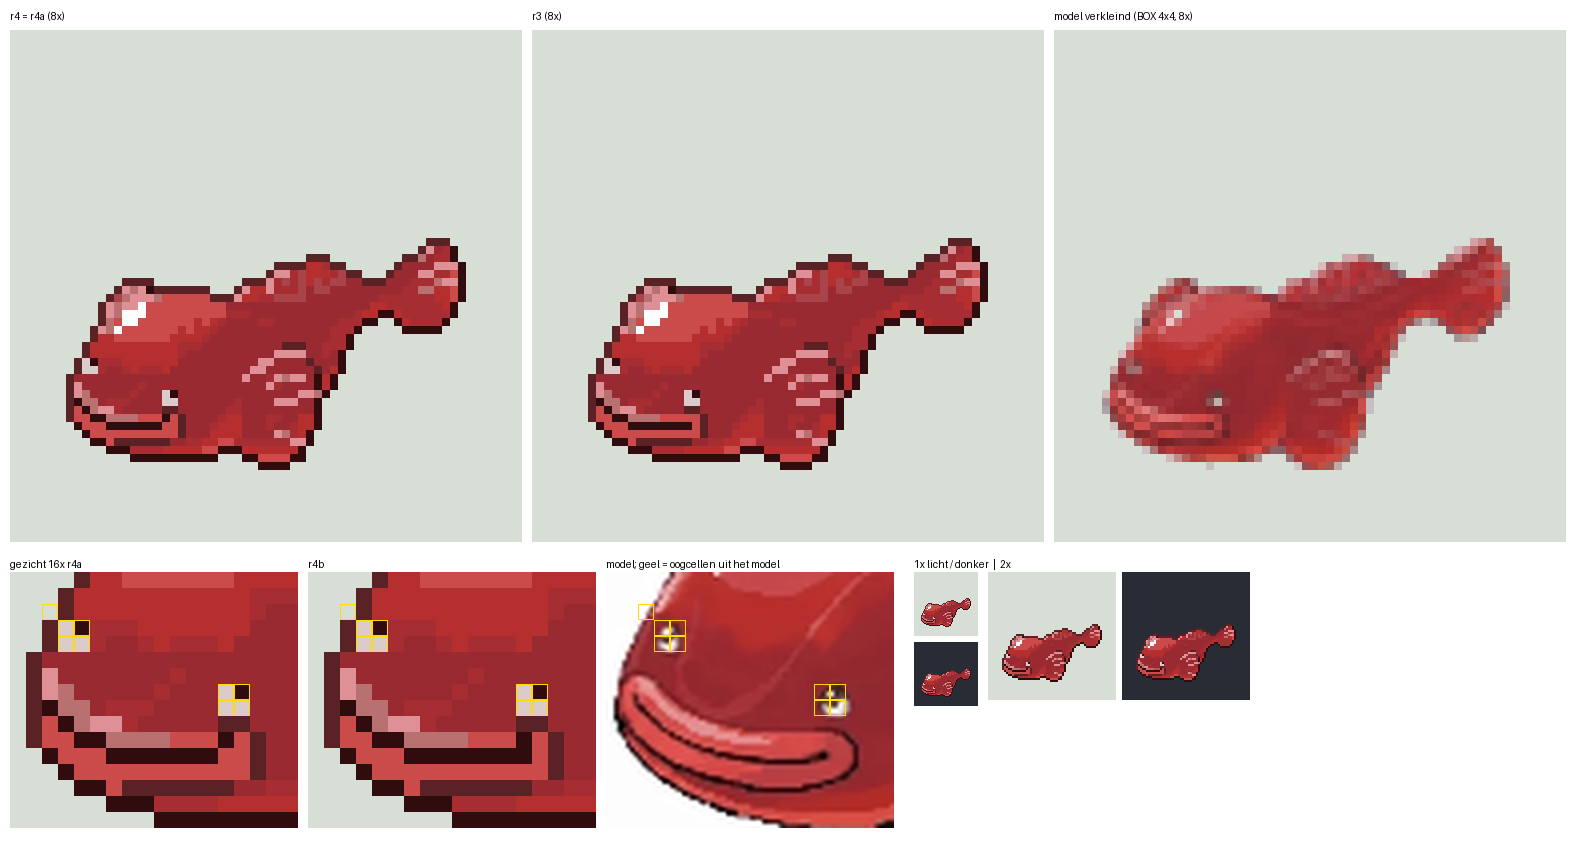

The script that saved this image:
# vel.py: r4 (=r4a) | r3 | model (BOX 4x4) op 8x; gezicht 16x r4a | r4b | model met de oogposities uit het model (kader = spritepixels
# waarin het oog van het model valt: oogwit >= 170 + pupil < 62 binnen de oogcirkel); 1x en 2x op licht/donker; lipmasker-overlay.
import numpy as np; from PIL import Image, ImageDraw
OY,OX,ymin,xmin,y0,x0=np.load('kaal_info.npz')['geo']
n=Image.open('natief.png').convert('RGB'); na=np.asarray(n).astype(int); Ln=na@[0.299,0.587,0.114]
r3=Image.open('blobfish_r4.png'); r2=Image.open('r3.png'); r4b=Image.open('blobfish_r4b.png')
LG=(214,222,214); DG=(40,44,52)
def rgba(p,c): b=Image.new('RGBA',(64,64),c+(255,)); b.alpha_composite(p.convert('RGBA')); return b.convert('RGB')
nx=OX+4*(xmin-x0); ny=OY+4*(ymin-y0)
big=Image.new('RGB',(256+abs(nx)+4,256+abs(ny)+4),(255,255,255)); big.paste(n,(max(0,-nx),max(0,-ny))); bx,by=max(0,nx),max(0,ny)
m=big.crop((bx,by,bx+256,by+256)).resize((64,64),Image.BOX); ma=np.asarray(m).copy(); ma[ma.min(2)>=200]=LG; m=Image.fromarray(ma)
# oogposities uit het model: natieve oogpixels rond de twee ogen -> spritecellen
def cel(yy,xx): return (xx-OX)//4+x0-xmin, (yy-OY)//4+y0-ymin
ogen=[]
for (cx,cy) in ((9.5,41.5),(19.5,45.5)):
    ncx=OX+4*(cx-x0+xmin); ncy=OY+4*(cy-y0+ymin); cs=set()
    for yy in range(int(ncy)-5,int(ncy)+6):
        for xx in range(int(ncx)-5,int(ncx)+6):
            r,g,b=na[yy,xx]; sat=(max(r,g,b)-min(r,g,b))/max(r,g,b,1)
            if (Ln[yy,xx]>=170 and sat<0.3) or Ln[yy,xx]<62: cs.add(cel(yy,xx))
    ogen.append(cs)
z=8; W=64*z; X0,Y0,X1,Y1=6,38,24,54; zz=16; fw=(X1-X0)*zz; fh=(Y1-Y0)*zz
v=Image.new('RGB',(3*W+40,W+60+fh+30),'white'); d=ImageDraw.Draw(v)
for k,(im,t) in enumerate(((rgba(r3,LG),'r4 = r4a (8x)'),(rgba(r2,LG),'r3 (8x)'),(m,'model verkleind (BOX 4x4, 8x)'))):
    v.paste(im.resize((W,W),Image.NEAREST),(10+k*(W+10),30)); d.text((10+k*(W+10),10),t,fill='black')
yy=W+60
pan=[rgba(r3,LG).crop((X0,Y0,X1,Y1)).resize((fw,fh),Image.NEAREST), rgba(r4b,LG).crop((X0,Y0,X1,Y1)).resize((fw,fh),Image.NEAREST),
     big.crop((bx+4*X0,by+4*Y0,bx+4*X1,by+4*Y1)).resize((fw,fh),Image.LANCZOS)]
for k,(im,t) in enumerate(zip(pan,('gezicht 16x r4a','r4b','model; geel = oogcellen uit het model'))):
    dd=ImageDraw.Draw(im)
    for cs in ogen:
        for (x,y) in cs:
            if X0<=x<X1 and Y0<=y<Y1: dd.rectangle([(x-X0)*zz,(y-Y0)*zz,(x-X0+1)*zz-1,(y-Y0+1)*zz-1],outline=(255,220,0))
    v.paste(im,(10+k*(fw+10),yy)); d.text((10+k*(fw+10),yy-14),t,fill='black')
xx=10+3*(fw+10)+10; d.text((xx,yy-14),'1x licht / donker  |  2x',fill='black')
v.paste(rgba(r3,LG),(xx,yy)); v.paste(rgba(r3,DG),(xx,yy+70))
v.paste(rgba(r3,LG).resize((128,128),Image.NEAREST),(xx+74,yy)); v.paste(rgba(r3,DG).resize((128,128),Image.NEAREST),(xx+74+134,yy))
v.save('vel.png'); print(v.size, [sorted(c) for c in ogen])
